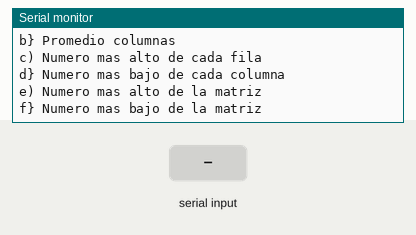
A sketch run on a simulated Arduino Uno, built with avr-gcc and run on an emulated ATmega328P. Shown: the last lines printed to the serial monitor. Inputs (shaded band) come from the test bench.

Above: at 1.3 s.
1.4 s: "a" received over Serial
At 1.9 s:
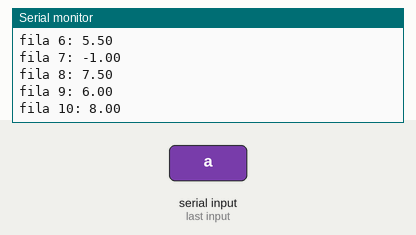
2.9 s: "b" received over Serial
At 3.9 s:
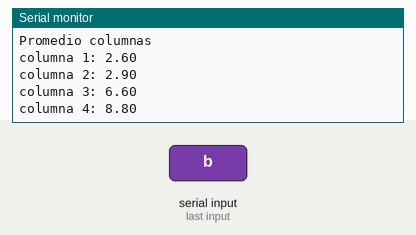
4.4 s: "c" received over Serial
At 5.1 s:
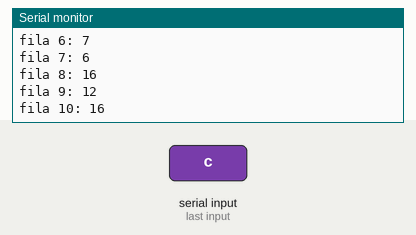
5.9 s: "d" received over Serial
At 7.1 s:
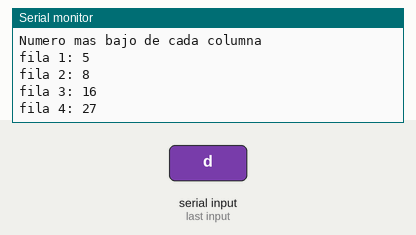
7.4 s: "e" received over Serial
At 8.2 s:
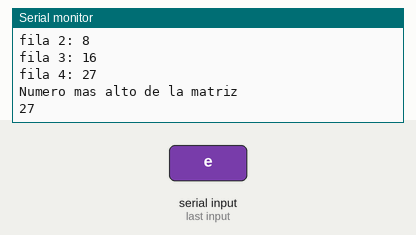
8.9 s: "f" received over Serial
At 9.3 s:
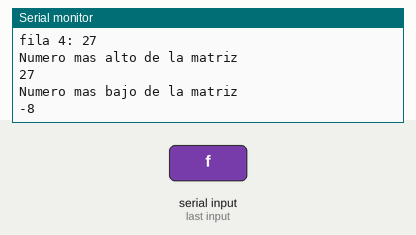
Timing chart, 0 to 11.4 s (numbered marks = the images above; inputs shaded):
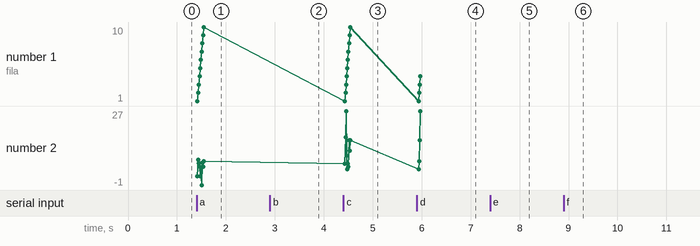

The sketch:

Manejo_de_matrices.ino
```cpp
int datos[10][4]= {{3,5,-6,7},{3,8,6,17},{2,-4,4,27},{2,4,8,10},{2,4,-2,5},
{4,5,6,7},{5,-8,6,-7},{1,5,16,8},{0,5,12,7},{4,5,16,7}};

char val;
float sum=0;

void setup(){
  Serial.begin(9600);
  Serial.println("Seleccione uno de los items");
  Serial.println("a} Promedio filas");
  Serial.println("b} Promedio columnas");
  Serial.println("c) Numero mas alto de cada fila");
  Serial.println("d} Numero mas bajo de cada columna");
  Serial.println("e) Numero mas alto de la matriz");
  Serial.println("f} Numero mas bajo de la matriz");
}


void loop (){
  val=Serial.read();

  switch(val){
   case'a':
   Serial.println("Promedio filas");
   a();
   break;

   case'b':
   Serial.println("Promedio columnas");
   b();
   break;

   case'c':
   Serial.println("Numero mas alto de cada fila");
   c();
   break;

   case'd':
   Serial.println("Numero mas bajo de cada columna");
   d();
   break;

   case'e':
   Serial.println("Numero mas alto de la matriz");
   e();
   break;

   case'f':
   Serial.println("Numero mas bajo de la matriz");
   f();
   break;
  }
}

void a(){
  for (int i=0; i<10; i++){
    for (int j=0; j<4; j++){
      sum=sum+datos[i][j];
    }
    Serial.print("fila ");
    Serial.print(i+1);
    Serial.print(": ");
    Serial.println(sum/4);
    sum=0;
  }
  sum=0;
}

void b(){
  for (int j=0; j<4; j++){
    for (int i=0; i<10; i++){
      sum=sum+datos[i][j];
    }
    Serial.print("columna ");
    Serial.print(j+1);
    Serial.print(": ");
    Serial.println(sum/10);
    sum=0;
  }
  sum=0;
}

void c(){
 int mayor=0;
  for (int i=0; i<10; i++){
      mayor=datos[i][0];
      for (int j=0; j<3; j++){
        if (mayor<datos[i][j+1])
        mayor =datos[i][j+1];
      }
    Serial.print("fila ");
    Serial.print(i+1);
    Serial.print(": ");
    Serial.println(mayor);
  }
}

void d(){
  int menor=0;
  for (int j=0; j<4; j++){
      menor=datos[0][j];
      for (int i=0; i<9; i++){
        if (menor<datos[i+1][j])
        menor =datos[i+1][j];
      }
    Serial.print("fila ");
    Serial.print(j+1);
    Serial.print(": ");
    Serial.println(menor);
  }
}

void e(){
  int mayor=0;
  for(int i=0; i<10; i++){
    for (int j=0; j<4; j++){
      if (datos[i][j]>mayor)
      mayor=datos[i][j];
    }
  }
  Serial.println(mayor);
}

void f(){
  int menor=0;
  for(int i=0; i<10; i++){
    for (int j=0; j<4; j++){
      if (menor>datos[i][j])
      menor=datos[i][j];
    }
  }
  Serial.println(menor);
}
```

Measured:
- after the input at 1.4 s, the serial monitor: prints a new line at once (image 1)
- after the input at 2.9 s, the serial monitor: prints a new line at once (image 2)
- after the input at 4.4 s, the serial monitor: prints a new line at once (image 3)
- after the input at 5.9 s, the serial monitor: prints a new line at once (image 4)
- after the input at 7.4 s, the serial monitor: prints a new line at once (image 5)
- after the input at 8.9 s, the serial monitor: prints a new line at once (image 6)
- plotted number 2: 8 → 16 after the input at 4.4 s
